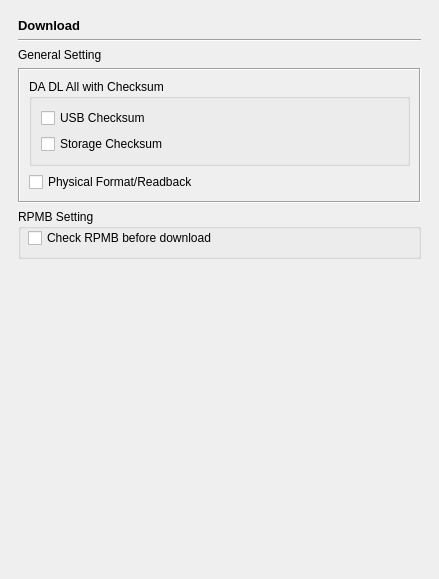
      <widget class="QWidget" name="page_Download">
       <widget class="QFrame" name="frame_3">
        <property name="geometry">
         <rect>
          <x>9</x>
          <y>9</y>
          <width>421</width>
          <height>561</height>
         </rect>
        </property>
        <property name="frameShape">
         <enum>QFrame::NoFrame</enum>
        </property>
        <property name="frameShadow">
         <enum>QFrame::Plain</enum>
        </property>
        <layout class="QVBoxLayout" name="verticalLayout">
         <item>
          <widget class="QLabel" name="label_3">
           <property name="sizePolicy">
            <sizepolicy hsizetype="Fixed" vsizetype="Fixed">
             <horstretch>0</horstretch>
             <verstretch>0</verstretch>
            </sizepolicy>
           </property>
           <property name="font">
            <font>
             <pointsize>10</pointsize>
             <weight>75</weight>
             <bold>true</bold>
            </font>
           </property>
           <property name="text">
            <string>Download</string>
           </property>
          </widget>
         </item>
         <item>
          <widget class="Line" name="line_8">
           <property name="orientation">
            <enum>Qt::Horizontal</enum>
           </property>
          </widget>
         </item>
         <item>
          <widget class="QLabel" name="label__DownloadSetting">
           <property name="sizePolicy">
            <sizepolicy hsizetype="Fixed" vsizetype="Fixed">
             <horstretch>0</horstretch>
             <verstretch>0</verstretch>
            </sizepolicy>
           </property>
           <property name="text">
            <string>General Setting</string>
           </property>
          </widget>
         </item>
         <item>
          <widget class="QFrame" name="frame_DAchksum">
           <property name="frameShape">
            <enum>QFrame::Box</enum>
           </property>
           <property name="frameShadow">
            <enum>QFrame::Sunken</enum>
           </property>
           <layout class="QGridLayout" name="gridLayout_5">
            <item row="0" column="0">
             <widget class="QGroupBox" name="groupBox_2">
              <property name="title">
               <string>DA DL All with Checksum</string>
              </property>
              <layout class="QGridLayout" name="gridLayout_4">
               <item row="0" column="0">
                <layout class="QHBoxLayout" name="horizontalLayout_2">
                 <item>
                  <widget class="QCheckBox" name="checkBox_usbchksum">
                   <property name="text">
                    <string>USB Checksum</string>
                   </property>
                  </widget>
                 </item>
                 <item>
                  <spacer name="horizontalSpacer_2">
                   <property name="orientation">
                    <enum>Qt::Horizontal</enum>
                   </property>
                   <property name="sizeHint" stdset="0">
                    <size>
                     <width>118</width>
                     <height>19</height>
                    </size>
                   </property>
                  </spacer>
                 </item>
                </layout>
               </item>
               <item row="1" column="0">
                <layout class="QHBoxLayout" name="horizontalLayout_3">
                 <item>
                  <widget class="QCheckBox" name="checkBox_emmcchksum">
                   <property name="text">
                    <string>Storage Checksum</string>
                   </property>
                  </widget>
                 </item>
                 <item>
                  <spacer name="horizontalSpacer_4">
                   <property name="orientation">
                    <enum>Qt::Horizontal</enum>
                   </property>
                   <property name="sizeHint" stdset="0">
                    <size>
                     <width>40</width>
                     <height>20</height>
                    </size>
                   </property>
                  </spacer>
                 </item>
                </layout>
               </item>
              </layout>
             </widget>
            </item>
            <item row="1" column="0">
             <layout class="QHBoxLayout" name="horizontalLayout_5">
              <item>
               <widget class="QCheckBox" name="checkBox_physicalFormat">
                <property name="text">
                 <string>Physical Format/Readback</string>
                </property>
               </widget>
              </item>
              <item>
               <spacer name="horizontalSpacer_3">
                <property name="orientation">
                 <enum>Qt::Horizontal</enum>
                </property>
                <property name="sizeHint" stdset="0">
                 <size>
                  <width>168</width>
                  <height>20</height>
                 </size>
                </property>
               </spacer>
              </item>
             </layout>
            </item>
           </layout>
          </widget>
         </item>
         <item>
          <widget class="QGroupBox" name="groupBox_rpmb_setting">
           <property name="minimumSize">
            <size>
             <width>0</width>
             <height>50</height>
            </size>
           </property>
           <property name="title">
            <string>RPMB Setting</string>
           </property>
           <widget class="QCheckBox" name="checkBox_rpmb">
            <property name="geometry">
             <rect>
              <x>10</x>
              <y>20</y>
              <width>361</width>
              <height>18</height>
             </rect>
            </property>
            <property name="text">
             <string>Check RPMB before download</string>
            </property>
           </widget>
          </widget>
         </item>
         <item>
          <spacer name="verticalSpacer_3">
           <property name="orientation">
            <enum>Qt::Vertical</enum>
           </property>
           <property name="sizeHint" stdset="0">
            <size>
             <width>20</width>
             <height>40</height>
            </size>
           </property>
          </spacer>
         </item>
        </layout>
       </widget>
      </widget>
